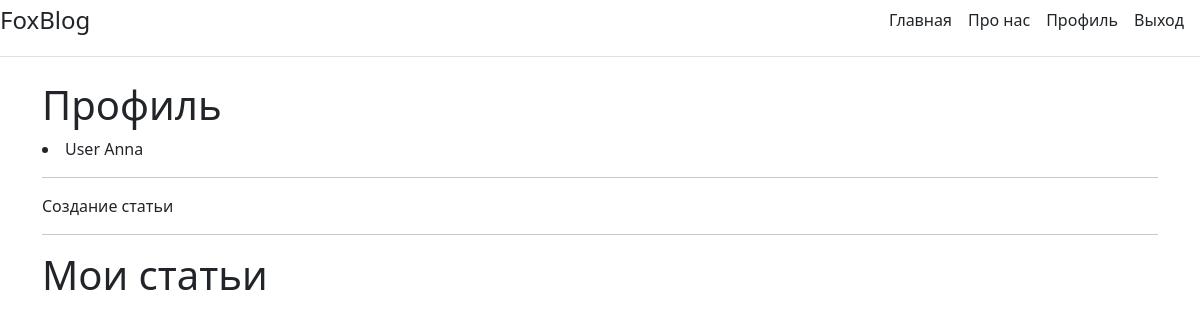
/account/ (signed in), run on an earlier commit of the app's database.
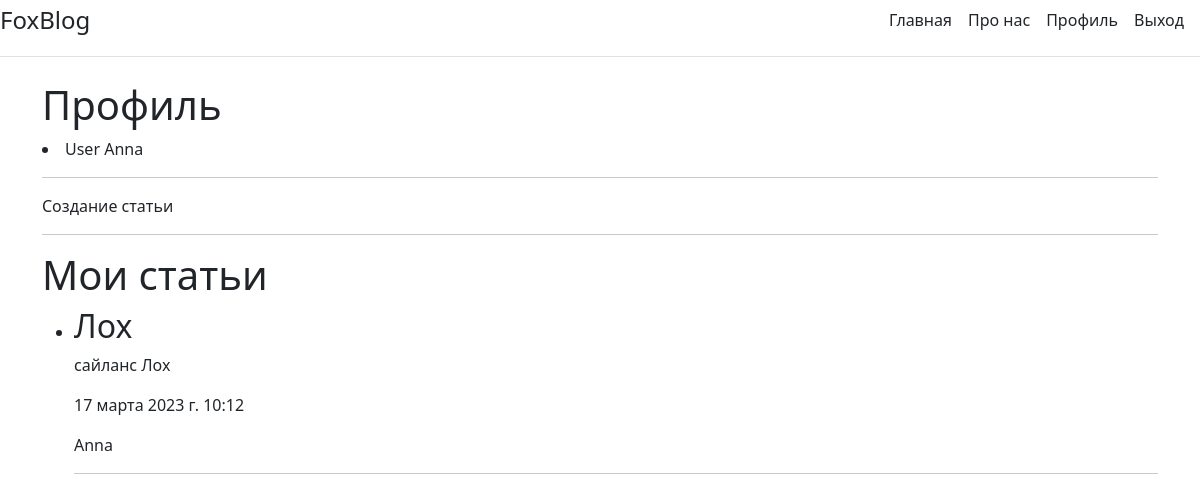
And on a later commit of the database.
### blog/models.py (models this page shows, shortened)
class Articles(models.Model):
    name = models.CharField(max_length=255)
    content = models.TextField(blank=True)
    creator = models.ForeignKey(User, on_delete=models.CASCADE)
    time_create = models.DateTimeField(auto_now_add=True)
    time_update = models.DateTimeField(auto_now=True)
    is_published = models.BooleanField(default=True)
    class Meta:
        verbose_name = 'Статья'
        verbose_name_plural = 'Статьи'

### users/views.py (the view)
# urls.py: path('account/', Account.as_view(), name='account'),
class Account(View):
    template_name = 'users/account.html'
    def get(self, request):
        posts = Articles.objects.filter(creator=request.user)
        return render(request, self.template_name, {'posts': posts})

### users/templates/users/account.html (shortened to what this page needs)
{% extends 'base.html' %}
{% block content %}
    <h1>Профиль</h1>
    <li> User {{ user }} </li>
    <hr>
    <a class="me-3 py-2 text-dark text-decoration-none" href="{% url 'create_articles' %}">Создание статьи</a>
    <hr>
    <h1>Мои статьи</h1>
    <ul>
        {% for p in posts %}
        <li>
            <h2>{{p.name}}</h2>
            <p>{{p.content}}</p>
            <p>{{p.time_create}}</p>
            <p>{{p.creator}}</p>
            <hr>
        </li>
        {% endfor %}
    </ul>
{% endblock %}

What changed in the data, as far as the page shows it:
added Articles: name "Лох", content "сайланс Лох", time_create "17 марта 2023 г. 10:12", creator "Anna"
